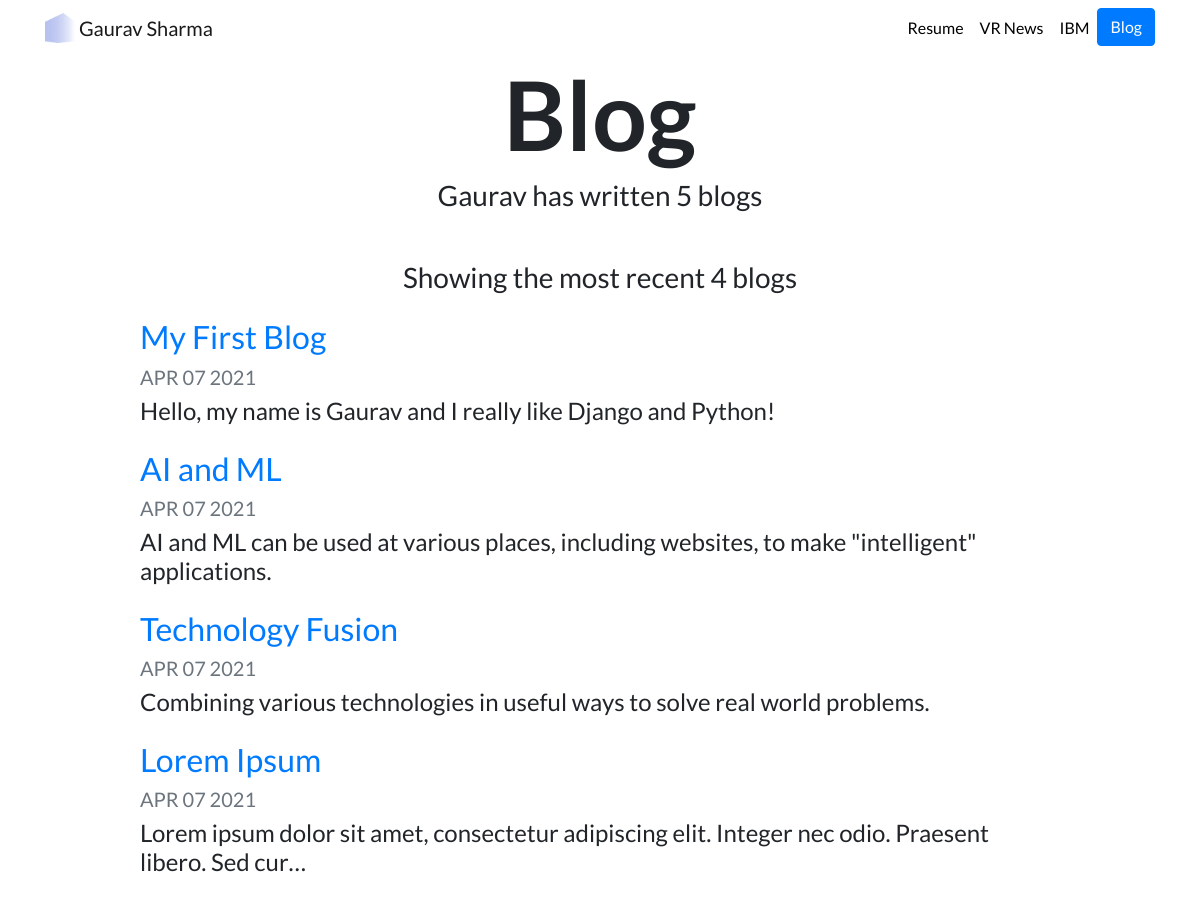
Screenshot of /blog/ with the database file from the repository.
### blog/models.py (models this page shows, shortened)
class Blog(models.Model):
    title = models.CharField(max_length=200)
    description = models.TextField()
    date = models.DateField()

### blog/views.py (the view)
# urls.py: path('', views.all_blogs, name='all_blogs'),
def all_blogs(request):
    recent_blog_count = 4
    blogs = Blog.objects.order_by('-date')[:recent_blog_count]
    blog_count = Blog.objects.count
    return render(request, 'blog/all_blogs.html', {'blogs':blogs, 'blog_count':blog_count, 'recent_blog_count':recent_blog_count})

### blog/templates/blog/all_blogs.html
{% extends "portfolio/base.html" %}
{% load static %}
{% block content %}
<h1 id="blogtitle" class="font-weight-bold text-center">Blog</h1>
<h3 class="text-center mb-5">Gaurav has written {{ blog_count }} blog{{ blog_count|pluralize }}</h3>
<h3 class="text-center mb-4">Showing the most recent {{ recent_blog_count }} blog{{ recent_blog_count|pluralize }}</h3>
{% for blog in blogs %}
<div class="row justify-content-center my-3">
  <div class="col-md-10">
    <a href="{% url 'blog:detail' blog.id %}">
      <h2>{{ blog.title }}</h2>
    </a>
    <h5 class="text-muted">{{ blog.date|date:'M d Y'|upper }}</h5>
    <h4>{{ blog.description|striptags|truncatechars:100 }}</h4>
  </div>
</div>
{% endfor %}
{% endblock %}

### portfolio/templates/portfolio/base.html (shortened to what this page needs)
{% load static %}
<!doctype html>
<html lang="en">
<head>
  <link rel="stylesheet" href="https://stackpath.bootstrapcdn.com/bootstrap/4.4.1/css/bootstrap.min.css">
  <link rel="stylesheet" href="{% static "portfolio/custom.css" %}">
</head>
<body>
  <nav id="topNav" class="navbar navbar-expand-md navbar-light">
    <div class="container">
      <a class="navbar-brand" href="{% url 'home' %}">
        <img src="{% static "portfolio/logo.png" %}" width="30" height="30" class="d-inline-block align-top" alt="Gaurav's Logo">
        <span>Gaurav Sharma</span>
      </a>
      <div class="collapse navbar-collapse text-center" id="navbarNav">
        <ul class="navbar-nav ml-auto">
          <li class="nav-item">
            <a class="nav-link" href="{% static "portfolio/resume.pdf" %}">Resume</a>
          </li>
          <li class="nav-item">
            <a class="nav-link" href="https://www.roadtovr.com" target="_blank">VR News</a>
          </li>
          <li class="nav-item">
            <a class="nav-link" href="https://www.ibm.com" target="_blank">IBM</a>
          </li>
          <li>
            <a role="button" href="{% url 'blog:all_blogs' %}" class="btn btn-primary">Blog</a>
          </li>
        </ul>
      </div>
    </div>
  </nav>
  <div class="container">
    {% block content %}{% endblock %}
  </div>
</body>
</html>

### portfolio/static/portfolio/custom.css (style rules this page uses)
.navbar-nav .nav-link { color: rgba(0,0,0,1) !important; }
body { font-family: 'Lato', sans-serif; }
#blogtitle { font-size: 6rem; }

### rows the page displays
Blog: title "My First Blog", date "APR 07 2021", description "Hello, my name is Gaurav and I really like Django and Python!"
Blog: title "AI and ML", date "APR 07 2021", description "AI and ML can be used at various places, including websites, to make \"intelligent\" applications."
Blog: title "Technology Fusion", date "APR 07 2021", description "Combining various technologies in useful ways to solve real world problems."
Blog: title "Lorem Ipsum", date "APR 07 2021", description "Lorem ipsum dolor sit amet, consectetur adipiscing elit. Integer nec odio. Praesent libero. Sed cur…"

### other values shown
{{ blog_count }} "5"
{{ recent_blog_count }} "4"
